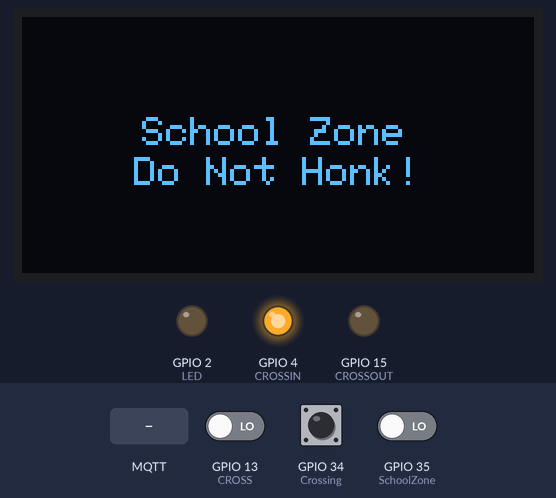
Simulated run of this sketch. Board: ESP32. Parts: 128×64 one-colour display, output pins drawn as LEDs (lit = HIGH). The inputs (shaded band) are chosen by the test bench; at power-on: GPIO 13 (CROSS) LOW, GPIO 34 (Crossing) HIGH, GPIO 35 (SchoolZone) LOW. WiFi joins after 1.5 s; servers stay silent unless stated; no MQTT or app messages arrive unless stated; what the sketch prints to the serial monitor is not drawn.

Above: at 2.8 s.
2.9 s: MQTT message "Crossing" arrives on the first subscribed topic
At 5.4 s:
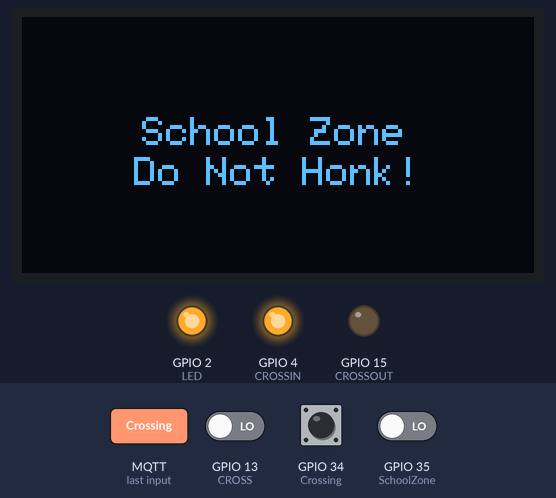
13.2 s: MQTT message "HospitalZone" arrives on the first subscribed topic
17.7 s: MQTT message "NoEntry" arrives on the first subscribed topic
22.2 s: MQTT message "OneWay" arrives on the first subscribed topic
27.3 s: MQTT message "TakeDiversion" arrives on the first subscribed topic
33.4 s: GPIO 13 (CROSS) driven HIGH
At 38.7 s:
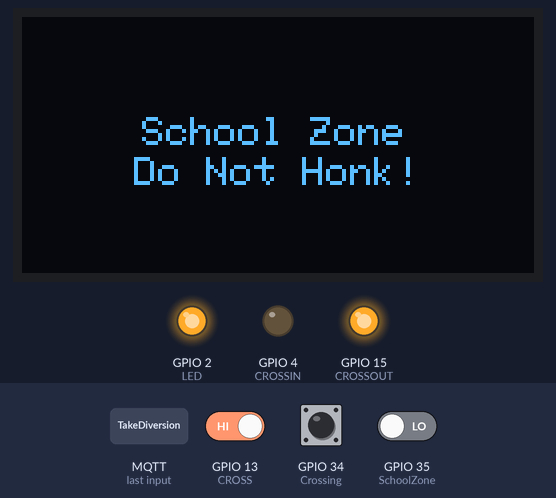
At 39.6 s:
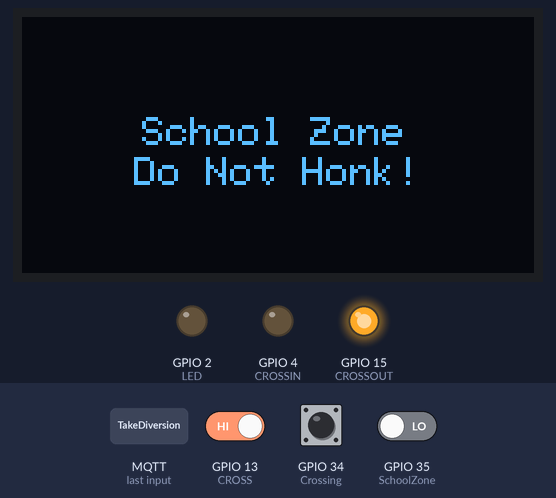
Timing chart, 0 to 46.3 s (numbered marks = the images above; inputs shaded):
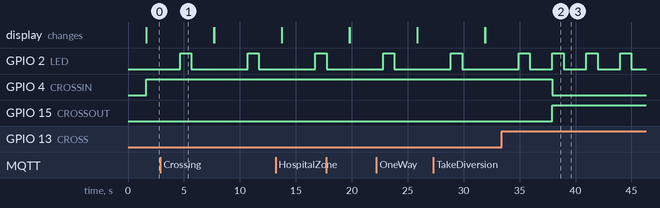

The sketch:

Sketch.ino
```cpp
#include <WiFi.h>//library for wifi
#include <PubSubClient.h>//library for MQtt
#include <Wire.h>
#include <Adafruit_GFX.h>
#include <Adafruit_SSD1306.h>

#define LED 2
#define CROSS 13
#define CROSSIN 4
#define CROSSOUT 15
#define Crossing 34 //White Button
#define SchoolZone 35 //Yellow Button
#define HospitalZone 32 //Red Button
#define NoEntry 25 //Black Button
#define OneWay 26 //Blue Button
#define TakeDiversion 27 //Gray Button

void callback(char* subscribetopic, byte* payload, unsigned int payloadLength);

//-------credentials of IBM Accounts------

#define ORG "m1r2sh"//IBM ORGANITION ID
#define DEVICE_TYPE "Roadsafety"//Device type mentioned in ibm watson IOT Platform
#define DEVICE_ID "safetydevice1"//Device ID mentioned in ibm watson IOT Platform
#define TOKEN "!_1ZsGYHI9TsD5kvOu"     //Token
String data3;
byte* payload;
unsigned int payloadLength;
int buttonState = 0,temp = 22,humid = 18;
#define SCREEN_ADDRESS 0x3C


//-------- Customise the above values --------
char server[] = ORG ".messaging.internetofthings.ibmcloud.com";// Server Name
char publishTopic[] = "iot-2/evt/Data/fmt/json";// topic name and type of event perform and format in which data to be send
char subscribetopic[] = "iot-2/cmd/command/fmt/String";// cmd  REPRESENT command type AND COMMAND IS TEST OF FORMAT STRING
char authMethod[] = "use-token-auth";// authentication method
char token[] = TOKEN;
char clientId[] = "d:" ORG ":" DEVICE_TYPE ":" DEVICE_ID;//client id


//-----------------------------------------
Adafruit_SSD1306 oled (128, 64, &Wire, -1);
WiFiClient wifiClient; // creating the instance for wificlient
PubSubClient client (server, 1883, callback ,wifiClient); //calling the predefined client id by passing parameter like server id,portand wificredential
void setup()// configureing the ESP32
{
  Serial.begin(115200);
  oled.begin(SSD1306_SWITCHCAPVCC, SCREEN_ADDRESS);
  pinMode(LED,OUTPUT);
  pinMode(CROSSIN,OUTPUT);
  pinMode(CROSSOUT,OUTPUT);
  pinMode(CROSS, INPUT);
  pinMode(Crossing, INPUT);
  pinMode(SchoolZone, INPUT);
  pinMode(HospitalZone, INPUT);
  pinMode(NoEntry, INPUT);
  pinMode(OneWay, INPUT);
  pinMode(TakeDiversion, INPUT);

  oled.clearDisplay();
  oled.setTextSize(1);
  oled.setTextColor(WHITE);
  oled.setCursor(10, 10);
  oled.println("Welcome to Chennai");
  oled.setCursor(20, 20);
  oled.println("Speed Limit 30");
  oled.setCursor(40, 30);
  oled.println("Go Slow!");
  oled.display();

  delay(10);
  Serial.println();
  wificonnect();
  mqttconnect();
}

void loop()// Recursive Function
{
  changeText();

  roadCross();

  PublishData();
  ledBlink();
  delay(1000);
  if (!client.loop()) {
    mqttconnect();
  }
}


/*.....................................retrieving to Cloud...............................*/

void PublishData() {
  mqttconnect();//function call for connecting to ibm
  /*
     creating the String in in form JSon to update the data to ibm cloud
  */
  String payload = "{\"temperature\":";
  payload += temp;
  payload += "," "\"humidity\":";
  payload += humid;
  payload += "}";


  Serial.print("Sending payload: ");
  Serial.println(payload);


  if (client.publish(publishTopic, (char*) payload.c_str())) {
    Serial.println("Publish ok");// if it sucessfully upload data on the cloud then it will print publish ok in Serial monitor or else it will print publish failed
  } else {
    Serial.println("Publish failed");
  }

}
void mqttconnect() {
  if (!client.connected()) {
    Serial.print("Reconnecting client to ");
    Serial.println(server);
    while (!!!client.connect(clientId, authMethod, token)) {
      Serial.print(".");
      delay(500);
    }

     initManagedDevice();
     Serial.println();
  }
}
void wificonnect() //function defination for wificonnect
{
  Serial.println();
  Serial.print("Connecting to ");

  WiFi.begin("Wokwi-GUEST", "", 6);//passing the wifi credentials to establish the connection
  while (WiFi.status() != WL_CONNECTED) {
    delay(500);
    Serial.print(".");
  }
  Serial.println("");
  Serial.println("WiFi connected");
  Serial.println("IP address: ");
  Serial.println(WiFi.localIP());
}

void initManagedDevice() {
  if (client.subscribe(subscribetopic)) {
    Serial.println((subscribetopic));
    Serial.println("subscribe to cmd OK");
  } else {
    Serial.println("subscribe to cmd FAILED");
  }
}

void ledBlink(){
  digitalWrite(LED,HIGH);
  delay(1000);
  digitalWrite(LED,LOW);
  delay(1000);
}

void roadCross(){
  buttonState = digitalRead(CROSS);

  if(buttonState == HIGH){
    digitalWrite(CROSSIN,LOW);
    digitalWrite(CROSSOUT, HIGH);
  }else{
    digitalWrite(CROSSOUT, LOW);
    digitalWrite(CROSSIN, HIGH);
    delay(3000);
  }
}

void changeText(){
  if(digitalRead(Crossing) == LOW){
    oled.clearDisplay();
    oled.setCursor(20, 25);
    oled.println("Crossing Ahead");
    oled.setCursor(40, 35);
    oled.println("Go Slow!");
    oled.display();
  }else if(digitalRead(SchoolZone) == LOW){
    oled.clearDisplay();
    oled.setCursor(30, 25);
    oled.println("School Zone");
    oled.setCursor(28, 35);
    oled.println("Do Not Honk!");
    oled.display();
  }else if(digitalRead(HospitalZone) == LOW){
    oled.clearDisplay();
    oled.setCursor(25, 25);
    oled.println("Hospital Zone");
    oled.setCursor(28, 35);
    oled.println("Do Not Honk!");
    oled.display();
  }else if(digitalRead(NoEntry) == LOW){
    oled.clearDisplay();
    oled.setCursor(40, 25);
    oled.println("No Entry");
    oled.setCursor(10, 35);
    oled.println("No Vehicles Allowed");
    oled.display();
  }else if(digitalRead(OneWay) == LOW){
    oled.clearDisplay();
    oled.setCursor(40, 25);
    oled.println("One Way");
    oled.setCursor(30, 35);
    oled.println("Single Lane");
    oled.display();
  }else if(digitalRead(TakeDiversion) == LOW){
    oled.clearDisplay();
    oled.setCursor(20, 25);
    oled.println("Take Diversion");
    oled.setCursor(10, 35);
    oled.println("Bad Road Condition");
    oled.display();
  }
}

void editText(String msg){
  if(msg == "Crossing"){
    oled.clearDisplay();
    oled.setCursor(20, 25);
    oled.println("Crossing Ahead");
    oled.setCursor(40, 35);
    oled.println("Go Slow!");
    oled.display();
  }else if(msg == "SchoolZone"){
    oled.clearDisplay();
    oled.setCursor(30, 25);
    oled.println("School Zone");
    oled.setCursor(28, 35);
    oled.println("Do Not Honk!");
    oled.display();
  }else if(msg == "HospitalZone"){
    oled.clearDisplay();
    oled.setCursor(25, 25);
    oled.println("Hospital Zone");
    oled.setCursor(28, 35);
    oled.println("Do Not Honk!");
    oled.display();
  }else if(msg == "NoEntry"){
    oled.clearDisplay();
    oled.setCursor(40, 25);
    oled.println("No Entry");
    oled.setCursor(10, 35);
    oled.println("No Vehicles Allowed");
    oled.display();
  }else if(msg == "OneWay"){
    oled.clearDisplay();
    oled.setCursor(40, 25);
    oled.println("One Way");
    oled.setCursor(30, 35);
    oled.println("Single Lane");
    oled.display();
  }else if(msg == "TakeDiversion"){
    oled.clearDisplay();
    oled.setCursor(20, 25);
    oled.println("Take Diversion");
    oled.setCursor(10, 35);
    oled.println("Bad Road Condition");
    oled.display();
  }
}

void callback(char* subscribetopic, byte* payload, unsigned int payloadLength)
{

  Serial.print("callback invoked for topic: ");
  Serial.println(subscribetopic);
  for (int i = 0; i < payloadLength; i++) {
    //Serial.print((char)payload[i]);
    data3 += (char)payload[i];
  }
  editText(data3);

  Serial.println("data: "+ data3);
  data3="";
}
```

Measured:
- after the input at 33.4 s, GPIO 2 (LED): alternates HIGH for 1.0 s and LOW for 2.0 s, starting after 4.5 s; GPIO 4 (CROSSIN): HIGH → LOW after 4.5 s; GPIO 15 (CROSSOUT): LOW → HIGH after 4.5 s
- by itself, GPIO 2 (LED): alternates HIGH for 1.0 s and LOW for 5.1 s
